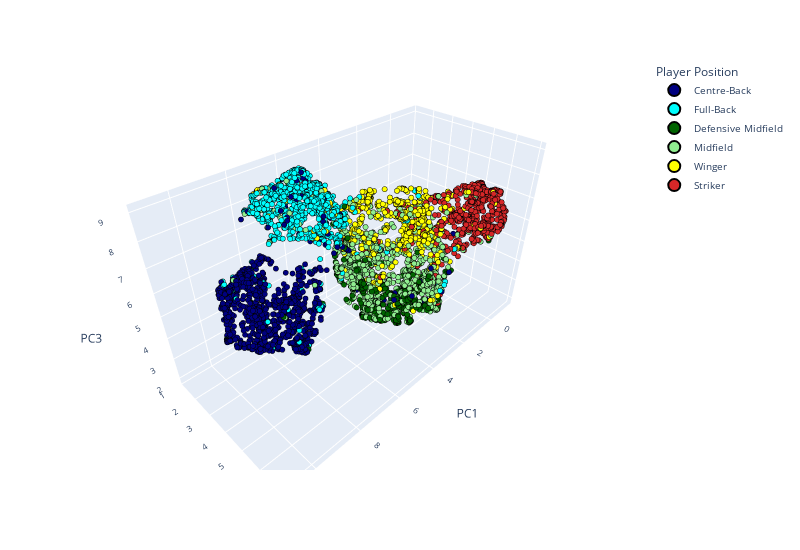

The notebook cell this image was saved under:
### Code cell
color = data['Pos_tm'].map(positions_colors)

fig = px.scatter_3d(
    x=X_embedded_umap[:, 0],
    y=X_embedded_umap[:, 1],
    z=X_embedded_umap[:, 2],
    color=data['Pos_tm'],  # Group by 'Pos'
    color_discrete_map=positions_colors,#{'FW': 'red', 'MF': 'blue', 'DF': 'green'},
    labels={'x': 'X1', 'y': 'X2', 'z': 'X3'}
    )

fig.update_layout(
    scene=dict(
        xaxis_title="PC1",
        yaxis_title="PC2",
        zaxis_title="PC3",
    ),
    width=800,
    height=550,
    # ticks fontsize
    font=dict(size=10),
    
)

fig.update_traces(marker=dict(size=1.8, line=dict(color='black', width=1)))

# # Increase legend marker size
fig.update_layout(
    legend=dict(
        title='Player Position',              # No title
        itemsizing='constant',  # Ensures constant size in legend
        font=dict(size=10),     # Adjust legend font size if needed
        itemwidth=30,            # Adjust spacing between legend items
    )
)

fig.show()

### Figure 1 — Plotly figure (JSON) as saved in the notebook; plotly's stock layout.template omitted (floating-point values rounded to 4 significant figures; data arrays with more than 128 entries replaced by an {"elided": "..."} marker saying what was removed)
{"data": [{"hovertemplate": "color=Centre-Back<br>X1=%{x}<br>X2=%{y}<br>X3=%{z}<extra></extra>", "legendgroup": "Centre-Back", "marker": {"color": "navy", "line": {"color": "black", "width": 1}, "size": 1.8, "symbol": "circle"}, "mode": "markers", "name": "Centre-Back", "scene": "scene", "showlegend": true, "type": "scatter3d", "x": {"elided": "970 float values"}, "y": {"elided": "970 float values"}, "z": {"elided": "970 float values"}}, {"hovertemplate": "color=Full-Back<br>X1=%{x}<br>X2=%{y}<br>X3=%{z}<extra></extra>", "legendgroup": "Full-Back", "marker": {"color": "cyan", "line": {"color": "black", "width": 1}, "size": 1.8, "symbol": "circle"}, "mode": "markers", "name": "Full-Back", "scene": "scene", "showlegend": true, "type": "scatter3d", "x": {"elided": "821 float values"}, "y": {"elided": "821 float values"}, "z": {"elided": "821 float values"}}, {"hovertemplate": "color=Defensive Midfield<br>X1=%{x}<br>X2=%{y}<br>X3=%{z}<extra></extra>", "legendgroup": "Defensive Midfield", "marker": {"color": "darkgreen", "line": {"color": "black", "width": 1}, "size": 1.8, "symbol": "circle"}, "mode": "markers", "name": "Defensive Midfield", "scene": "scene", "showlegend": true, "type": "scatter3d", "x": {"elided": "400 float values"}, "y": {"elided": "400 float values"}, "z": {"elided": "400 float values"}}, {"hovertemplate": "color=Midfield<br>X1=%{x}<br>X2=%{y}<br>X3=%{z}<extra></extra>", "legendgroup": "Midfield", "marker": {"color": "lightgreen", "line": {"color": "black", "width": 1}, "size": 1.8, "symbol": "circle"}, "mode": "markers", "name": "Midfield", "scene": "scene", "showlegend": true, "type": "scatter3d", "x": {"elided": "1037 float values"}, "y": {"elided": "1037 float values"}, "z": {"elided": "1037 float values"}}, {"hovertemplate": "color=Winger<br>X1=%{x}<br>X2=%{y}<br>X3=%{z}<extra></extra>", "legendgroup": "Winger", "marker": {"color": "yellow", "line": {"color": "black", "width": 1}, "size": 1.8, "symbol": "circle"}, "mode": "markers", "name": "Winger", "scene": "scene", "showlegend": true, "type": "scatter3d", "x": {"elided": "664 float values"}, "y": {"elided": "664 float values"}, "z": {"elided": "664 float values"}}, {"hovertemplate": "color=Striker<br>X1=%{x}<br>X2=%{y}<br>X3=%{z}<extra></extra>", "legendgroup": "Striker", "marker": {"color": "#d62728", "line": {"color": "black", "width": 1}, "size": 1.8, "symbol": "circle"}, "mode": "markers", "name": "Striker", "scene": "scene", "showlegend": true, "type": "scatter3d", "x": {"elided": "649 float values"}, "y": {"elided": "649 float values"}, "z": {"elided": "649 float values"}}], "layout": {"font": {"size": 10}, "height": 550, "legend": {"font": {"size": 10}, "itemsizing": "constant", "itemwidth": 30, "title": {"text": "Player Position"}, "tracegroupgap": 0}, "margin": {"t": 60}, "scene": {"domain": {"x": [0, 1], "y": [0, 1]}, "xaxis": {"title": {"text": "PC1"}}, "yaxis": {"title": {"text": "PC2"}}, "zaxis": {"title": {"text": "PC3"}}}, "width": 800}}
